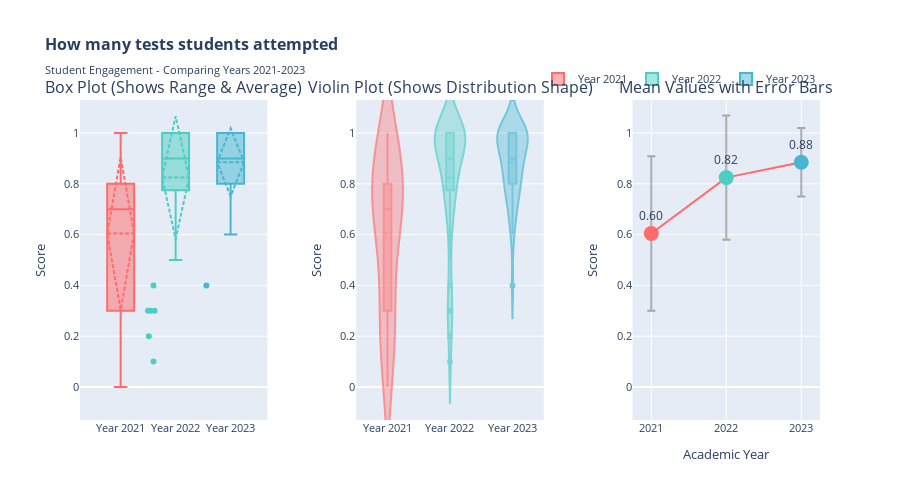
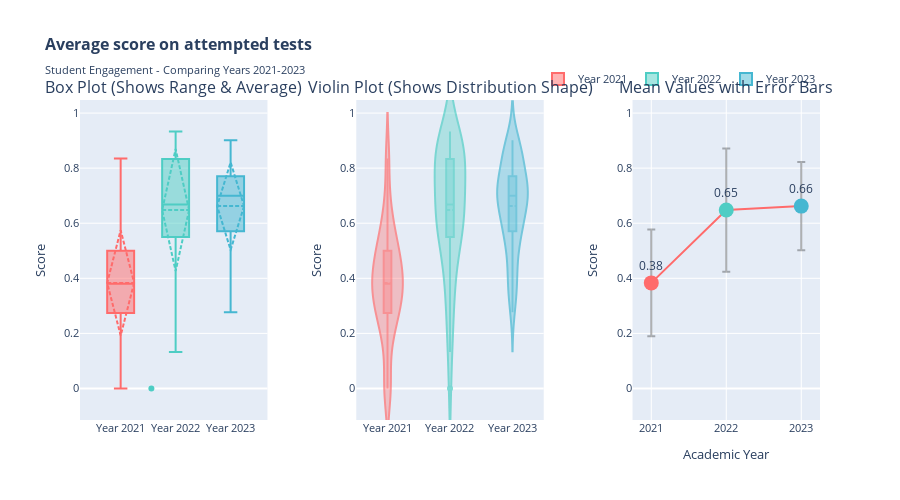
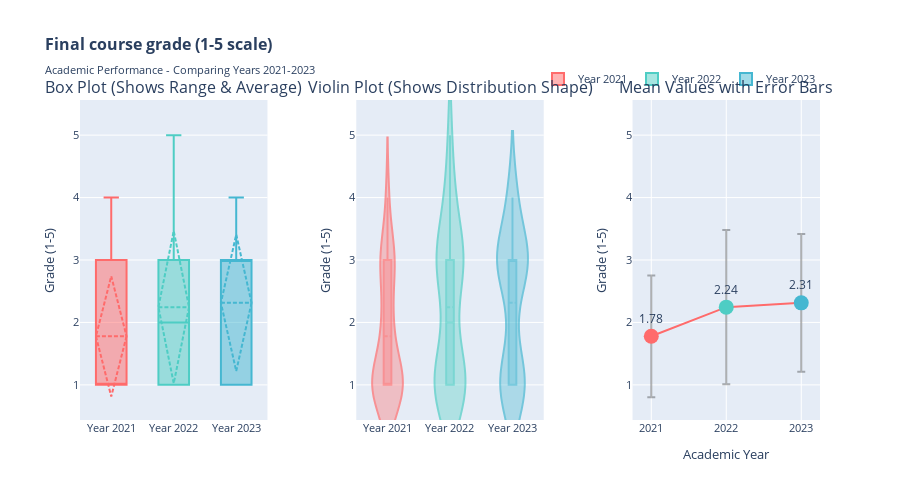
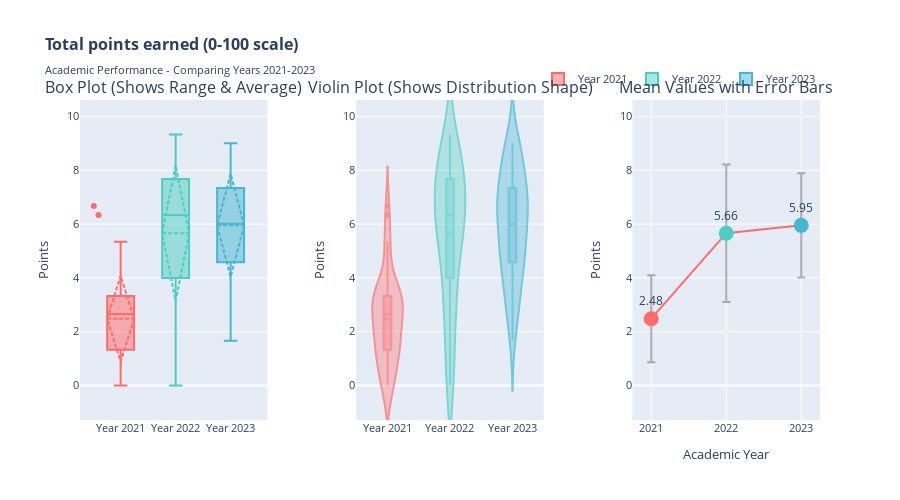

The notebook cell saved with these charts, in order:
### Markdown cell above
## 3. Visual Overview: How Did Performance Change Over Years?

Let's start with simple visualizations to see the trends before diving into statistical tests.

### Code cell
# Create comprehensive visualization of year-wise trends with improved clarity
def create_year_comparison_plots(df, variables_dict):
    """Create detailed plots comparing variables across years with layman-friendly design"""
    
    for category, variables in variables_dict.items():
        # Filter to available variables
        available_vars = [(var, desc) for var, desc in variables if var in df.columns]
        
        if not available_vars:
            continue
        
        # Create separate plots for each variable for better clarity
        for var_name, description in available_vars:
            years = sorted(df['academic_year'].unique())
            colors = ['#FF6B6B', '#4ECDC4', '#45B7D1']  # Different color for each year
            
            # Create a figure with better spacing
            fig = make_subplots(
                rows=1, cols=3,
                subplot_titles=[
                    "Box Plot (Shows Range & Average)",
                    "Violin Plot (Shows Distribution Shape)",
                    "Mean Values with Error Bars"
                ],
                horizontal_spacing=0.12
            )
            
            # Prepare data for all years
            year_data_dict = {}
            for year in years:
                year_data_dict[year] = df[df['academic_year'] == year][var_name].dropna()
            
            # 1. Box plots with clear labels
            for j, year in enumerate(years):
                year_data = year_data_dict[year]
                
                fig.add_trace(
                    go.Box(
                        y=year_data,
                        name=f"Year {year}",
                        boxmean='sd',  # Show mean and standard deviation
                        marker_color=colors[j],
                        boxpoints='outliers',  # Show only outliers
                        jitter=0.3,
                        pointpos=-1.8,
                        showlegend=True,
                        legendgroup=str(year),
                        hovertemplate=f"Year {year}<br>Value: %{{y:.2f}}<extra></extra>"
                    ),
                    row=1, col=1
                )
            
            # 2. Violin plots with better visibility
            for j, year in enumerate(years):
                year_data = year_data_dict[year]
                
                fig.add_trace(
                    go.Violin(
                        y=year_data,
                        name=f"Year {year}",
                        box_visible=True,
                        meanline_visible=True,
                        marker_color=colors[j],
                        opacity=0.7,
                        showlegend=False,
                        legendgroup=str(year),
                        hovertemplate=f"Year {year}<br>Value: %{{y:.2f}}<extra></extra>"
                    ),
                    row=1, col=2
                )
            
            # 3. Mean comparison with error bars
            means = []
            stds = []
            for year in years:
                year_data = year_data_dict[year]
                means.append(year_data.mean())
                stds.append(year_data.std())
            
            fig.add_trace(
                go.Scatter(
                    x=years,
                    y=means,
                    error_y=dict(
                        type='data',
                        array=stds,
                        visible=True,
                        color='rgba(0,0,0,0.3)'
                    ),
                    mode='lines+markers',
                    marker=dict(size=12, color='#FF6B6B'),
                    line=dict(width=2, color='#FF6B6B'),
                    name='Mean ± Std Dev',
                    showlegend=False,
                    hovertemplate="Year: %{x}<br>Mean: %{y:.2f}<br>Std: %{error_y.array:.2f}<extra></extra>"
                ),
                row=1, col=3
            )
            
            # Add individual year points for reference
            for j, year in enumerate(years):
                fig.add_trace(
                    go.Scatter(
                        x=[year],
                        y=[means[j]],
                        mode='markers+text',
                        marker=dict(size=15, color=colors[j]),
                        text=[f"{means[j]:.2f}"],
                        textposition="top center",
                        textfont=dict(size=12),
                        showlegend=False,
                        hovertemplate=f"Year {year}<br>Mean: {means[j]:.2f}<extra></extra>"
                    ),
                    row=1, col=3
                )
            
            # Update layout for clarity
            fig.update_layout(
                title={
                    'text': f"<b>{description}</b><br><sub>{category} - Comparing Years 2021-2023</sub>",
                    'font': {'size': 16}
                },
                height=500,
                showlegend=True,
                hovermode='closest',
                legend=dict(
                    orientation="h",
                    yanchor="bottom",
                    y=1.02,
                    xanchor="right",
                    x=1
                ),
                font=dict(size=11)
            )
            
            # Update axes labels with clear descriptions
            fig.update_xaxes(title_text="", row=1, col=1)
            fig.update_xaxes(title_text="", row=1, col=2)
            fig.update_xaxes(title_text="Academic Year", row=1, col=3)
            
            # Add consistent y-axis labels
            y_label = "Score"
            if "percentage" in var_name.lower():
                y_label = "Percentage (%)"
            elif "grade" in var_name.lower():
                y_label = "Grade (1-5)"
            elif "points" in var_name.lower():
                y_label = "Points"
                
            fig.update_yaxes(title_text=y_label, row=1, col=1)
            fig.update_yaxes(title_text=y_label, row=1, col=2)
            fig.update_yaxes(title_text=y_label, row=1, col=3)
            
            # Make sure all y-axes have the same range for easy comparison
            all_values = np.concatenate([year_data_dict[year].values for year in years])
            y_min = all_values.min() - (all_values.std() * 0.5)
            y_max = all_values.max() + (all_values.std() * 0.5)
            
            fig.update_yaxes(range=[y_min, y_max])
            
            fig.show()
            
            # Print clear summary statistics
            print(f"\n📊 {description}")
            print(f"Variable: {var_name}")
            print("-" * 60)
            
            # Create a clear summary table
            summary_data = []
            for year in years:
                year_data = year_data_dict[year]
                summary_data.append({
                    'Year': year,
                    'Count': len(year_data),
                    'Mean': f"{year_data.mean():.2f}",
                    'Median': f"{year_data.median():.2f}",
                    'Std Dev': f"{year_data.std():.2f}",
                    'Min': f"{year_data.min():.2f}",
                    'Max': f"{year_data.max():.2f}"
                })
            
            summary_df = pd.DataFrame(summary_data)
            print(summary_df.to_string(index=False))
            
            # Add trend interpretation
            first_mean = year_data_dict[years[0]].mean()
            last_mean = year_data_dict[years[-1]].mean()
            change = last_mean - first_mean
            pct_change = (change / first_mean * 100) if first_mean != 0 else 0
            
            print(f"\n📈 Trend: {years[0]} → {years[-1]}")
            if change > 0:
                print(f"   ↑ Increased by {change:.2f} ({pct_change:.1f}%)")
            elif change < 0:
                print(f"   ↓ Decreased by {abs(change):.2f} ({abs(pct_change):.1f}%)")
            else:
                print(f"   → No change")
            print()

# Create the visualizations
print("="*80)
print("📊 VISUAL ANALYSIS OF YEAR-WISE PERFORMANCE CHANGES")
print("="*80)
print("\nEach plot shows the same data in different ways:")
print("• Box Plot: Shows the median (middle line), quartiles (box), and outliers")
print("• Violin Plot: Shows how data is distributed (wider = more students at that score)")
print("• Mean Plot: Shows average trend over years with variability")
print("\nLet's examine each variable:\n")

create_year_comparison_plots(df, key_variables)

### Figure 1 — Plotly figure (JSON) as saved in the notebook; plotly's stock layout.template omitted (floating-point values rounded to 4 significant figures)
{"data": [{"boxmean": "sd", "boxpoints": "outliers", "hovertemplate": "Year 2021<br>Value: %{y:.2f}<extra></extra>", "jitter": 0.3, "legendgroup": "2021", "marker": {"color": "#FF6B6B"}, "name": "Year 2021", "pointpos": -1.8, "showlegend": true, "type": "box", "xaxis": "x", "y": [0.8, 0.6, 0.9, 0.5, 1.0, 0.8, 0.6, 0.2, 0.8, 0.3, 0.8, 0.8, 0.9, 0.0, 0.8, 0.4, 0.8, 0.5, 0.3, 0.7, 0.3, 0.7, 1.0, 0.6, 0.7, 0.3, 0.7, 0.2, 0.0, 0.2, 1.0, 0.8, 0.8, 1.0, 0.5, 1.0, 0.6, 0.1, 0.2, 0.7, 0.0, 0.6, 0.9, 0.8, 1.0], "yaxis": "y"}, {"boxmean": "sd", "boxpoints": "outliers", "hovertemplate": "Year 2022<br>Value: %{y:.2f}<extra></extra>", "jitter": 0.3, "legendgroup": "2022", "marker": {"color": "#4ECDC4"}, "name": "Year 2022", "pointpos": -1.8, "showlegend": true, "type": "box", "xaxis": "x", "y": [0.3, 1.0, 1.0, 1.0, 1.0, 0.7, 1.0, 1.0, 0.1, 1.0, 1.0, 1.0, 1.0, 1.0, 0.8, 1.0, 1.0, 0.3, 0.7, 1.0, 1.0, 0.9, 0.9, 1.0, 0.8, 0.9, 1.0, 0.8, 1.0, 1.0, 0.9, 0.8, 0.7, 1.0, 0.6, 0.3, 0.9, 0.5, 0.9, 0.9, 0.9, 1.0, 0.8, 1.0, 0.2, 0.7, 0.9, 0.4, 0.8], "yaxis": "y"}, {"boxmean": "sd", "boxpoints": "outliers", "hovertemplate": "Year 2023<br>Value: %{y:.2f}<extra></extra>", "jitter": 0.3, "legendgroup": "2023", "marker": {"color": "#45B7D1"}, "name": "Year 2023", "pointpos": -1.8, "showlegend": true, "type": "box", "xaxis": "x", "y": [0.8, 1.0, 1.0, 0.8, 1.0, 0.9, 0.9, 0.9, 0.9, 0.9, 0.7, 0.7, 0.9, 0.4, 1.0, 1.0, 0.9, 0.8, 1.0, 0.8, 0.9, 1.0, 1.0, 0.9, 0.8, 0.7, 0.8, 1.0, 0.8, 1.0, 1.0, 1.0, 0.7, 0.9, 1.0, 1.0, 1.0, 0.6, 0.8, 1.0, 1.0, 0.9, 0.8, 1.0, 0.7, 1.0, 0.8, 1.0, 1.0, 1.0, 0.6, 1.0, 0.9], "yaxis": "y"}, {"box": {"visible": true}, "hovertemplate": "Year 2021<br>Value: %{y:.2f}<extra></extra>", "legendgroup": "2021", "marker": {"color": "#FF6B6B"}, "meanline": {"visible": true}, "name": "Year 2021", "opacity": 0.7, "showlegend": false, "type": "violin", "xaxis": "x2", "y": [0.8, 0.6, 0.9, 0.5, 1.0, 0.8, 0.6, 0.2, 0.8, 0.3, 0.8, 0.8, 0.9, 0.0, 0.8, 0.4, 0.8, 0.5, 0.3, 0.7, 0.3, 0.7, 1.0, 0.6, 0.7, 0.3, 0.7, 0.2, 0.0, 0.2, 1.0, 0.8, 0.8, 1.0, 0.5, 1.0, 0.6, 0.1, 0.2, 0.7, 0.0, 0.6, 0.9, 0.8, 1.0], "yaxis": "y2"}, {"box": {"visible": true}, "hovertemplate": "Year 2022<br>Value: %{y:.2f}<extra></extra>", "legendgroup": "2022", "marker": {"color": "#4ECDC4"}, "meanline": {"visible": true}, "name": "Year 2022", "opacity": 0.7, "showlegend": false, "type": "violin", "xaxis": "x2", "y": [0.3, 1.0, 1.0, 1.0, 1.0, 0.7, 1.0, 1.0, 0.1, 1.0, 1.0, 1.0, 1.0, 1.0, 0.8, 1.0, 1.0, 0.3, 0.7, 1.0, 1.0, 0.9, 0.9, 1.0, 0.8, 0.9, 1.0, 0.8, 1.0, 1.0, 0.9, 0.8, 0.7, 1.0, 0.6, 0.3, 0.9, 0.5, 0.9, 0.9, 0.9, 1.0, 0.8, 1.0, 0.2, 0.7, 0.9, 0.4, 0.8], "yaxis": "y2"}, {"box": {"visible": true}, "hovertemplate": "Year 2023<br>Value: %{y:.2f}<extra></extra>", "legendgroup": "2023", "marker": {"color": "#45B7D1"}, "meanline": {"visible": true}, "name": "Year 2023", "opacity": 0.7, "showlegend": false, "type": "violin", "xaxis": "x2", "y": [0.8, 1.0, 1.0, 0.8, 1.0, 0.9, 0.9, 0.9, 0.9, 0.9, 0.7, 0.7, 0.9, 0.4, 1.0, 1.0, 0.9, 0.8, 1.0, 0.8, 0.9, 1.0, 1.0, 0.9, 0.8, 0.7, 0.8, 1.0, 0.8, 1.0, 1.0, 1.0, 0.7, 0.9, 1.0, 1.0, 1.0, 0.6, 0.8, 1.0, 1.0, 0.9, 0.8, 1.0, 0.7, 1.0, 0.8, 1.0, 1.0, 1.0, 0.6, 1.0, 0.9], "yaxis": "y2"}, {"error_y": {"array": [0.3045, 0.2445, 0.135], "color": "rgba(0,0,0,0.3)", "type": "data", "visible": true}, "hovertemplate": "Year: %{x}<br>Mean: %{y:.2f}<br>Std: %{error_y.array:.2f}<extra></extra>", "line": {"color": "#FF6B6B", "width": 2}, "marker": {"color": "#FF6B6B", "size": 12}, "mode": "lines+markers", "name": "Mean ± Std Dev", "showlegend": false, "type": "scatter", "x": [2021, 2022, 2023], "xaxis": "x3", "y": [0.6044, 0.8245, 0.8849], "yaxis": "y3"}, {"hovertemplate": "Year 2021<br>Mean: 0.60<extra></extra>", "marker": {"color": "#FF6B6B", "size": 15}, "mode": "markers+text", "showlegend": false, "text": ["0.60"], "textfont": {"size": 12}, "textposition": "top center", "type": "scatter", "x": [2021], "xaxis": "x3", "y": [0.6044], "yaxis": "y3"}, {"hovertemplate": "Year 2022<br>Mean: 0.82<extra></extra>", "marker": {"color": "#4ECDC4", "size": 15}, "mode": "markers+text", "showlegend": false, "text": ["0.82"], "textfont": {"size": 12}, "textposition": "top center", "type": "scatter", "x": [2022], "xaxis": "x3", "y": [0.8245], "yaxis": "y3"}, {"hovertemplate": "Year 2023<br>Mean: 0.88<extra></extra>", "marker": {"color": "#45B7D1", "size": 15}, "mode": "markers+text", "showlegend": false, "text": ["0.88"], "textfont": {"size": 12}, "textposition": "top center", "type": "scatter", "x": [2023], "xaxis": "x3", "y": [0.8849], "yaxis": "y3"}], "layout": {"annotations": [{"font": {"size": 16}, "showarrow": false, "text": "Box Plot (Shows Range & Average)", "x": 0.1267, "xanchor": "center", "xref": "paper", "y": 1, "yanchor": "bottom", "yref": "paper"}, {"font": {"size": 16}, "showarrow": false, "text": "Violin Plot (Shows Distribution Shape)", "x": 0.5, "xanchor": "center", "xref": "paper", "y": 1, "yanchor": "bottom", "yref": "paper"}, {"font": {"size": 16}, "showarrow": false, "text": "Mean Values with Error Bars", "x": 0.8733, "xanchor": "center", "xref": "paper", "y": 1, "yanchor": "bottom", "yref": "paper"}], "font": {"size": 11}, "height": 500, "hovermode": "closest", "legend": {"orientation": "h", "x": 1, "xanchor": "right", "y": 1.02, "yanchor": "bottom"}, "showlegend": true, "title": {"font": {"size": 16}, "text": "<b>How many tests students attempted</b><br><sub>Student Engagement - Comparing Years 2021-2023</sub>"}, "xaxis": {"anchor": "y", "domain": [0, 0.2533], "title": {"text": ""}}, "xaxis2": {"anchor": "y2", "domain": [0.3733, 0.6267], "title": {"text": ""}}, "xaxis3": {"anchor": "y3", "domain": [0.7467, 1], "title": {"text": "Academic Year"}}, "yaxis": {"anchor": "x", "domain": [0, 1], "range": [-0.1302, 1.13], "title": {"text": "Score"}}, "yaxis2": {"anchor": "x2", "domain": [0, 1], "range": [-0.1302, 1.13], "title": {"text": "Score"}}, "yaxis3": {"anchor": "x3", "domain": [0, 1], "range": [-0.1302, 1.13], "title": {"text": "Score"}}}}

### Figure 2 — Plotly figure (JSON) as saved in the notebook; plotly's stock layout.template omitted (floating-point values rounded to 4 significant figures)
{"data": [{"boxmean": "sd", "boxpoints": "outliers", "hovertemplate": "Year 2021<br>Value: %{y:.2f}<extra></extra>", "jitter": 0.3, "legendgroup": "2021", "marker": {"color": "#FF6B6B"}, "name": "Year 2021", "pointpos": -1.8, "showlegend": true, "type": "box", "xaxis": "x", "y": [0.4163, 0.2767, 0.1478, 0.264, 0.634, 0.4163, 0.3333, 0.5, 0.42, 0.6667, 0.4163, 0.2913, 0.4067, 0.0, 0.4163, 0.5, 0.3337, 0.2, 0.0, 0.4771, 0.3333, 0.2386, 0.533, 0.445, 0.4286, 0.3333, 0.5243, 0.835, 0.0, 0.165, 0.667, 0.375, 0.375, 0.534, 0.266, 0.5, 0.555, 0.33, 0.835, 0.38, 0.0, 0.5567, 0.37, 0.2913, 0.266], "yaxis": "y"}, {"boxmean": "sd", "boxpoints": "outliers", "hovertemplate": "Year 2022<br>Value: %{y:.2f}<extra></extra>", "jitter": 0.3, "legendgroup": "2022", "marker": {"color": "#4ECDC4"}, "name": "Year 2022", "pointpos": -1.8, "showlegend": true, "type": "box", "xaxis": "x", "y": [0.22, 0.8, 0.867, 0.768, 0.868, 0.5714, 0.9, 0.534, 0.33, 0.768, 0.734, 0.634, 0.634, 0.733, 0.7087, 0.668, 0.801, 0.89, 0.38, 0.568, 0.634, 0.8889, 0.5556, 0.834, 0.4175, 0.8522, 0.667, 0.9163, 0.833, 0.833, 0.3322, 0.75, 0.9043, 0.634, 0.4433, 0.22, 0.7056, 0.132, 0.5933, 0.5944, 0.7422, 0.933, 0.5, 0.9, 0.0, 0.9043, 0.4811, 0.5825, 0.585], "yaxis": "y"}, {"boxmean": "sd", "boxpoints": "outliers", "hovertemplate": "Year 2023<br>Value: %{y:.2f}<extra></extra>", "jitter": 0.3, "legendgroup": "2023", "marker": {"color": "#45B7D1"}, "name": "Year 2023", "pointpos": -1.8, "showlegend": true, "type": "box", "xaxis": "x", "y": [0.75, 0.868, 0.901, 0.4575, 0.867, 0.6678, 0.4822, 0.7422, 0.8156, 0.7422, 0.6186, 0.5714, 0.5178, 0.585, 0.733, 0.867, 0.8522, 0.375, 0.768, 0.7512, 0.7789, 0.834, 0.667, 0.6678, 0.5837, 0.7143, 0.71, 0.701, 0.4163, 0.7, 0.434, 0.9, 0.5714, 0.5922, 0.7, 0.668, 0.7, 0.7783, 0.3738, 0.867, 0.734, 0.3311, 0.6687, 0.567, 0.3329, 0.868, 0.6663, 0.734, 0.834, 0.669, 0.2767, 0.568, 0.5556], "yaxis": "y"}, {"box": {"visible": true}, "hovertemplate": "Year 2021<br>Value: %{y:.2f}<extra></extra>", "legendgroup": "2021", "marker": {"color": "#FF6B6B"}, "meanline": {"visible": true}, "name": "Year 2021", "opacity": 0.7, "showlegend": false, "type": "violin", "xaxis": "x2", "y": [0.4163, 0.2767, 0.1478, 0.264, 0.634, 0.4163, 0.3333, 0.5, 0.42, 0.6667, 0.4163, 0.2913, 0.4067, 0.0, 0.4163, 0.5, 0.3337, 0.2, 0.0, 0.4771, 0.3333, 0.2386, 0.533, 0.445, 0.4286, 0.3333, 0.5243, 0.835, 0.0, 0.165, 0.667, 0.375, 0.375, 0.534, 0.266, 0.5, 0.555, 0.33, 0.835, 0.38, 0.0, 0.5567, 0.37, 0.2913, 0.266], "yaxis": "y2"}, {"box": {"visible": true}, "hovertemplate": "Year 2022<br>Value: %{y:.2f}<extra></extra>", "legendgroup": "2022", "marker": {"color": "#4ECDC4"}, "meanline": {"visible": true}, "name": "Year 2022", "opacity": 0.7, "showlegend": false, "type": "violin", "xaxis": "x2", "y": [0.22, 0.8, 0.867, 0.768, 0.868, 0.5714, 0.9, 0.534, 0.33, 0.768, 0.734, 0.634, 0.634, 0.733, 0.7087, 0.668, 0.801, 0.89, 0.38, 0.568, 0.634, 0.8889, 0.5556, 0.834, 0.4175, 0.8522, 0.667, 0.9163, 0.833, 0.833, 0.3322, 0.75, 0.9043, 0.634, 0.4433, 0.22, 0.7056, 0.132, 0.5933, 0.5944, 0.7422, 0.933, 0.5, 0.9, 0.0, 0.9043, 0.4811, 0.5825, 0.585], "yaxis": "y2"}, {"box": {"visible": true}, "hovertemplate": "Year 2023<br>Value: %{y:.2f}<extra></extra>", "legendgroup": "2023", "marker": {"color": "#45B7D1"}, "meanline": {"visible": true}, "name": "Year 2023", "opacity": 0.7, "showlegend": false, "type": "violin", "xaxis": "x2", "y": [0.75, 0.868, 0.901, 0.4575, 0.867, 0.6678, 0.4822, 0.7422, 0.8156, 0.7422, 0.6186, 0.5714, 0.5178, 0.585, 0.733, 0.867, 0.8522, 0.375, 0.768, 0.7512, 0.7789, 0.834, 0.667, 0.6678, 0.5837, 0.7143, 0.71, 0.701, 0.4163, 0.7, 0.434, 0.9, 0.5714, 0.5922, 0.7, 0.668, 0.7, 0.7783, 0.3738, 0.867, 0.734, 0.3311, 0.6687, 0.567, 0.3329, 0.868, 0.6663, 0.734, 0.834, 0.669, 0.2767, 0.568, 0.5556], "yaxis": "y2"}, {"error_y": {"array": [0.1934, 0.2238, 0.1606], "color": "rgba(0,0,0,0.3)", "type": "data", "visible": true}, "hovertemplate": "Year: %{x}<br>Mean: %{y:.2f}<br>Std: %{error_y.array:.2f}<extra></extra>", "line": {"color": "#FF6B6B", "width": 2}, "marker": {"color": "#FF6B6B", "size": 12}, "mode": "lines+markers", "name": "Mean ± Std Dev", "showlegend": false, "type": "scatter", "x": [2021, 2022, 2023], "xaxis": "x3", "y": [0.3834, 0.6479, 0.6622], "yaxis": "y3"}, {"hovertemplate": "Year 2021<br>Mean: 0.38<extra></extra>", "marker": {"color": "#FF6B6B", "size": 15}, "mode": "markers+text", "showlegend": false, "text": ["0.38"], "textfont": {"size": 12}, "textposition": "top center", "type": "scatter", "x": [2021], "xaxis": "x3", "y": [0.3834], "yaxis": "y3"}, {"hovertemplate": "Year 2022<br>Mean: 0.65<extra></extra>", "marker": {"color": "#4ECDC4", "size": 15}, "mode": "markers+text", "showlegend": false, "text": ["0.65"], "textfont": {"size": 12}, "textposition": "top center", "type": "scatter", "x": [2022], "xaxis": "x3", "y": [0.6479], "yaxis": "y3"}, {"hovertemplate": "Year 2023<br>Mean: 0.66<extra></extra>", "marker": {"color": "#45B7D1", "size": 15}, "mode": "markers+text", "showlegend": false, "text": ["0.66"], "textfont": {"size": 12}, "textposition": "top center", "type": "scatter", "x": [2023], "xaxis": "x3", "y": [0.6622], "yaxis": "y3"}], "layout": {"annotations": [{"font": {"size": 16}, "showarrow": false, "text": "Box Plot (Shows Range & Average)", "x": 0.1267, "xanchor": "center", "xref": "paper", "y": 1, "yanchor": "bottom", "yref": "paper"}, {"font": {"size": 16}, "showarrow": false, "text": "Violin Plot (Shows Distribution Shape)", "x": 0.5, "xanchor": "center", "xref": "paper", "y": 1, "yanchor": "bottom", "yref": "paper"}, {"font": {"size": 16}, "showarrow": false, "text": "Mean Values with Error Bars", "x": 0.8733, "xanchor": "center", "xref": "paper", "y": 1, "yanchor": "bottom", "yref": "paper"}], "font": {"size": 11}, "height": 500, "hovermode": "closest", "legend": {"orientation": "h", "x": 1, "xanchor": "right", "y": 1.02, "yanchor": "bottom"}, "showlegend": true, "title": {"font": {"size": 16}, "text": "<b>Average score on attempted tests</b><br><sub>Student Engagement - Comparing Years 2021-2023</sub>"}, "xaxis": {"anchor": "y", "domain": [0, 0.2533], "title": {"text": ""}}, "xaxis2": {"anchor": "y2", "domain": [0.3733, 0.6267], "title": {"text": ""}}, "xaxis3": {"anchor": "y3", "domain": [0.7467, 1], "title": {"text": "Academic Year"}}, "yaxis": {"anchor": "x", "domain": [0, 1], "range": [-0.1145, 1.047], "title": {"text": "Score"}}, "yaxis2": {"anchor": "x2", "domain": [0, 1], "range": [-0.1145, 1.047], "title": {"text": "Score"}}, "yaxis3": {"anchor": "x3", "domain": [0, 1], "range": [-0.1145, 1.047], "title": {"text": "Score"}}}}

### Figure 3 — Plotly figure (JSON) as saved in the notebook; plotly's stock layout.template omitted (floating-point values rounded to 4 significant figures)
{"data": [{"boxmean": "sd", "boxpoints": "outliers", "hovertemplate": "Year 2021<br>Value: %{y:.2f}<extra></extra>", "jitter": 0.3, "legendgroup": "2021", "marker": {"color": "#FF6B6B"}, "name": "Year 2021", "pointpos": -1.8, "showlegend": true, "type": "box", "xaxis": "x", "y": [4.0, 1.0, 3.0, 1.0, 3.0, 3.0, 1.0, 1.0, 1.0, 1.0, 1.0, 3.0, 1.0, 1.0, 2.0, 1.0, 1.0, 2.0, 1.0, 2.0, 2.0, 3.0, 1.0, 3.0, 1.0, 1.0, 4.0, 1.0, 1.0, 3.0, 1.0, 3.0, 1.0, 1.0, 1.0, 3.0, 3.0, 1.0, 2.0, 1.0, 2.0, 2.0, 1.0, 1.0, 3.0], "yaxis": "y"}, {"boxmean": "sd", "boxpoints": "outliers", "hovertemplate": "Year 2022<br>Value: %{y:.2f}<extra></extra>", "jitter": 0.3, "legendgroup": "2022", "marker": {"color": "#4ECDC4"}, "name": "Year 2022", "pointpos": -1.8, "showlegend": true, "type": "box", "xaxis": "x", "y": [1.0, 3.0, 3.0, 3.0, 4.0, 2.0, 3.0, 3.0, 1.0, 1.0, 1.0, 3.0, 1.0, 4.0, 1.0, 1.0, 4.0, 1.0, 2.0, 1.0, 4.0, 3.0, 1.0, 4.0, 3.0, 3.0, 3.0, 3.0, 3.0, 3.0, 1.0, 1.0, 1.0, 1.0, 1.0, 1.0, 3.0, 2.0, 1.0, 3.0, 1.0, 5.0, 1.0, 5.0, 1.0, 3.0, 3.0, 1.0, 2.0], "yaxis": "y"}, {"boxmean": "sd", "boxpoints": "outliers", "hovertemplate": "Year 2023<br>Value: %{y:.2f}<extra></extra>", "jitter": 0.3, "legendgroup": "2023", "marker": {"color": "#45B7D1"}, "name": "Year 2023", "pointpos": -1.8, "showlegend": true, "type": "box", "xaxis": "x", "y": [4.0, 3.0, 3.0, 1.0, 3.0, 3.0, 1.0, 3.0, 3.0, 1.0, 1.0, 1.0, 2.0, 4.0, 3.0, 3.0, 1.0, 1.0, 4.0, 3.0, 1.0, 1.0, 3.0, 1.0, 3.0, 3.0, 3.0, 4.0, 1.0, 3.0, 1.0, 2.0, 2.0, 1.0, 3.0, 3.0, 1.0, 4.0, 3.0, 3.0, 1.0, 3.0, 1.0, 3.0, 3.0, 3.0, 4.0, 1.0, 1.0, 1.0, 3.0], "yaxis": "y"}, {"box": {"visible": true}, "hovertemplate": "Year 2021<br>Value: %{y:.2f}<extra></extra>", "legendgroup": "2021", "marker": {"color": "#FF6B6B"}, "meanline": {"visible": true}, "name": "Year 2021", "opacity": 0.7, "showlegend": false, "type": "violin", "xaxis": "x2", "y": [4.0, 1.0, 3.0, 1.0, 3.0, 3.0, 1.0, 1.0, 1.0, 1.0, 1.0, 3.0, 1.0, 1.0, 2.0, 1.0, 1.0, 2.0, 1.0, 2.0, 2.0, 3.0, 1.0, 3.0, 1.0, 1.0, 4.0, 1.0, 1.0, 3.0, 1.0, 3.0, 1.0, 1.0, 1.0, 3.0, 3.0, 1.0, 2.0, 1.0, 2.0, 2.0, 1.0, 1.0, 3.0], "yaxis": "y2"}, {"box": {"visible": true}, "hovertemplate": "Year 2022<br>Value: %{y:.2f}<extra></extra>", "legendgroup": "2022", "marker": {"color": "#4ECDC4"}, "meanline": {"visible": true}, "name": "Year 2022", "opacity": 0.7, "showlegend": false, "type": "violin", "xaxis": "x2", "y": [1.0, 3.0, 3.0, 3.0, 4.0, 2.0, 3.0, 3.0, 1.0, 1.0, 1.0, 3.0, 1.0, 4.0, 1.0, 1.0, 4.0, 1.0, 2.0, 1.0, 4.0, 3.0, 1.0, 4.0, 3.0, 3.0, 3.0, 3.0, 3.0, 3.0, 1.0, 1.0, 1.0, 1.0, 1.0, 1.0, 3.0, 2.0, 1.0, 3.0, 1.0, 5.0, 1.0, 5.0, 1.0, 3.0, 3.0, 1.0, 2.0], "yaxis": "y2"}, {"box": {"visible": true}, "hovertemplate": "Year 2023<br>Value: %{y:.2f}<extra></extra>", "legendgroup": "2023", "marker": {"color": "#45B7D1"}, "meanline": {"visible": true}, "name": "Year 2023", "opacity": 0.7, "showlegend": false, "type": "violin", "xaxis": "x2", "y": [4.0, 3.0, 3.0, 1.0, 3.0, 3.0, 1.0, 3.0, 3.0, 1.0, 1.0, 1.0, 2.0, 4.0, 3.0, 3.0, 1.0, 1.0, 4.0, 3.0, 1.0, 1.0, 3.0, 1.0, 3.0, 3.0, 3.0, 4.0, 1.0, 3.0, 1.0, 2.0, 2.0, 1.0, 3.0, 3.0, 1.0, 4.0, 3.0, 3.0, 1.0, 3.0, 1.0, 3.0, 3.0, 3.0, 4.0, 1.0, 1.0, 1.0, 3.0], "yaxis": "y2"}, {"error_y": {"array": [0.9744, 1.234, 1.104], "color": "rgba(0,0,0,0.3)", "type": "data", "visible": true}, "hovertemplate": "Year: %{x}<br>Mean: %{y:.2f}<br>Std: %{error_y.array:.2f}<extra></extra>", "line": {"color": "#FF6B6B", "width": 2}, "marker": {"color": "#FF6B6B", "size": 12}, "mode": "lines+markers", "name": "Mean ± Std Dev", "showlegend": false, "type": "scatter", "x": [2021, 2022, 2023], "xaxis": "x3", "y": [1.778, 2.245, 2.314], "yaxis": "y3"}, {"hovertemplate": "Year 2021<br>Mean: 1.78<extra></extra>", "marker": {"color": "#FF6B6B", "size": 15}, "mode": "markers+text", "showlegend": false, "text": ["1.78"], "textfont": {"size": 12}, "textposition": "top center", "type": "scatter", "x": [2021], "xaxis": "x3", "y": [1.778], "yaxis": "y3"}, {"hovertemplate": "Year 2022<br>Mean: 2.24<extra></extra>", "marker": {"color": "#4ECDC4", "size": 15}, "mode": "markers+text", "showlegend": false, "text": ["2.24"], "textfont": {"size": 12}, "textposition": "top center", "type": "scatter", "x": [2022], "xaxis": "x3", "y": [2.245], "yaxis": "y3"}, {"hovertemplate": "Year 2023<br>Mean: 2.31<extra></extra>", "marker": {"color": "#45B7D1", "size": 15}, "mode": "markers+text", "showlegend": false, "text": ["2.31"], "textfont": {"size": 12}, "textposition": "top center", "type": "scatter", "x": [2023], "xaxis": "x3", "y": [2.314], "yaxis": "y3"}], "layout": {"annotations": [{"font": {"size": 16}, "showarrow": false, "text": "Box Plot (Shows Range & Average)", "x": 0.1267, "xanchor": "center", "xref": "paper", "y": 1, "yanchor": "bottom", "yref": "paper"}, {"font": {"size": 16}, "showarrow": false, "text": "Violin Plot (Shows Distribution Shape)", "x": 0.5, "xanchor": "center", "xref": "paper", "y": 1, "yanchor": "bottom", "yref": "paper"}, {"font": {"size": 16}, "showarrow": false, "text": "Mean Values with Error Bars", "x": 0.8733, "xanchor": "center", "xref": "paper", "y": 1, "yanchor": "bottom", "yref": "paper"}], "font": {"size": 11}, "height": 500, "hovermode": "closest", "legend": {"orientation": "h", "x": 1, "xanchor": "right", "y": 1.02, "yanchor": "bottom"}, "showlegend": true, "title": {"font": {"size": 16}, "text": "<b>Final course grade (1-5 scale)</b><br><sub>Academic Performance - Comparing Years 2021-2023</sub>"}, "xaxis": {"anchor": "y", "domain": [0, 0.2533], "title": {"text": ""}}, "xaxis2": {"anchor": "y2", "domain": [0.3733, 0.6267], "title": {"text": ""}}, "xaxis3": {"anchor": "y3", "domain": [0.7467, 1], "title": {"text": "Academic Year"}}, "yaxis": {"anchor": "x", "domain": [0, 1], "range": [0.4371, 5.563], "title": {"text": "Grade (1-5)"}}, "yaxis2": {"anchor": "x2", "domain": [0, 1], "range": [0.4371, 5.563], "title": {"text": "Grade (1-5)"}}, "yaxis3": {"anchor": "x3", "domain": [0, 1], "range": [0.4371, 5.563], "title": {"text": "Grade (1-5)"}}}}

### Figure 4 — Plotly figure (JSON) as saved in the notebook; plotly's stock layout.template omitted (floating-point values rounded to 4 significant figures)
{"data": [{"boxmean": "sd", "boxpoints": "outliers", "hovertemplate": "Year 2021<br>Value: %{y:.2f}<extra></extra>", "jitter": 0.3, "legendgroup": "2021", "marker": {"color": "#FF6B6B"}, "name": "Year 2021", "pointpos": -1.8, "showlegend": true, "type": "box", "xaxis": "x", "y": [3.33, 1.66, 1.33, 1.32, 6.34, 3.33, 2.0, 1.0, 3.36, 2.0, 3.33, 2.33, 3.66, 0.0, 3.33, 2.0, 2.67, 1.0, 0.0, 3.34, 1.0, 1.67, 5.33, 2.67, 3.0, 1.0, 3.67, 1.67, 0.0, 0.33, 6.67, 3.0, 3.0, 5.34, 1.33, 5.0, 3.33, 0.33, 1.67, 2.66, 0.0, 3.34, 3.33, 2.33, 2.66], "yaxis": "y"}, {"boxmean": "sd", "boxpoints": "outliers", "hovertemplate": "Year 2022<br>Value: %{y:.2f}<extra></extra>", "jitter": 0.3, "legendgroup": "2022", "marker": {"color": "#4ECDC4"}, "name": "Year 2022", "pointpos": -1.8, "showlegend": true, "type": "box", "xaxis": "x", "y": [0.66, 8.0, 8.67, 7.68, 8.68, 4.0, 9.0, 5.34, 0.33, 7.68, 7.34, 6.34, 6.34, 7.33, 5.67, 6.68, 8.01, 2.67, 2.66, 5.68, 6.34, 8.0, 5.0, 8.34, 3.34, 7.67, 6.67, 7.33, 8.33, 8.33, 2.99, 6.0, 6.33, 6.34, 2.66, 0.66, 6.35, 0.66, 5.34, 5.35, 6.68, 9.33, 4.0, 9.0, 0.0, 6.33, 4.33, 2.33, 4.68], "yaxis": "y"}, {"boxmean": "sd", "boxpoints": "outliers", "hovertemplate": "Year 2023<br>Value: %{y:.2f}<extra></extra>", "jitter": 0.3, "legendgroup": "2023", "marker": {"color": "#45B7D1"}, "name": "Year 2023", "pointpos": -1.8, "showlegend": true, "type": "box", "xaxis": "x", "y": [6.0, 8.68, 9.01, 3.66, 8.67, 6.01, 4.34, 6.68, 7.34, 6.68, 4.33, 4.0, 4.66, 2.34, 7.33, 8.67, 7.67, 3.0, 7.68, 6.01, 7.01, 8.34, 6.67, 6.01, 4.67, 5.0, 5.68, 7.01, 3.33, 7.0, 4.34, 9.0, 4.0, 5.33, 7.0, 6.68, 7.0, 4.67, 2.99, 8.67, 7.34, 2.98, 5.35, 5.67, 2.33, 8.68, 5.33, 7.34, 8.34, 6.69, 1.66, 5.68, 5.0], "yaxis": "y"}, {"box": {"visible": true}, "hovertemplate": "Year 2021<br>Value: %{y:.2f}<extra></extra>", "legendgroup": "2021", "marker": {"color": "#FF6B6B"}, "meanline": {"visible": true}, "name": "Year 2021", "opacity": 0.7, "showlegend": false, "type": "violin", "xaxis": "x2", "y": [3.33, 1.66, 1.33, 1.32, 6.34, 3.33, 2.0, 1.0, 3.36, 2.0, 3.33, 2.33, 3.66, 0.0, 3.33, 2.0, 2.67, 1.0, 0.0, 3.34, 1.0, 1.67, 5.33, 2.67, 3.0, 1.0, 3.67, 1.67, 0.0, 0.33, 6.67, 3.0, 3.0, 5.34, 1.33, 5.0, 3.33, 0.33, 1.67, 2.66, 0.0, 3.34, 3.33, 2.33, 2.66], "yaxis": "y2"}, {"box": {"visible": true}, "hovertemplate": "Year 2022<br>Value: %{y:.2f}<extra></extra>", "legendgroup": "2022", "marker": {"color": "#4ECDC4"}, "meanline": {"visible": true}, "name": "Year 2022", "opacity": 0.7, "showlegend": false, "type": "violin", "xaxis": "x2", "y": [0.66, 8.0, 8.67, 7.68, 8.68, 4.0, 9.0, 5.34, 0.33, 7.68, 7.34, 6.34, 6.34, 7.33, 5.67, 6.68, 8.01, 2.67, 2.66, 5.68, 6.34, 8.0, 5.0, 8.34, 3.34, 7.67, 6.67, 7.33, 8.33, 8.33, 2.99, 6.0, 6.33, 6.34, 2.66, 0.66, 6.35, 0.66, 5.34, 5.35, 6.68, 9.33, 4.0, 9.0, 0.0, 6.33, 4.33, 2.33, 4.68], "yaxis": "y2"}, {"box": {"visible": true}, "hovertemplate": "Year 2023<br>Value: %{y:.2f}<extra></extra>", "legendgroup": "2023", "marker": {"color": "#45B7D1"}, "meanline": {"visible": true}, "name": "Year 2023", "opacity": 0.7, "showlegend": false, "type": "violin", "xaxis": "x2", "y": [6.0, 8.68, 9.01, 3.66, 8.67, 6.01, 4.34, 6.68, 7.34, 6.68, 4.33, 4.0, 4.66, 2.34, 7.33, 8.67, 7.67, 3.0, 7.68, 6.01, 7.01, 8.34, 6.67, 6.01, 4.67, 5.0, 5.68, 7.01, 3.33, 7.0, 4.34, 9.0, 4.0, 5.33, 7.0, 6.68, 7.0, 4.67, 2.99, 8.67, 7.34, 2.98, 5.35, 5.67, 2.33, 8.68, 5.33, 7.34, 8.34, 6.69, 1.66, 5.68, 5.0], "yaxis": "y2"}, {"error_y": {"array": [1.62, 2.557, 1.939], "color": "rgba(0,0,0,0.3)", "type": "data", "visible": true}, "hovertemplate": "Year: %{x}<br>Mean: %{y:.2f}<br>Std: %{error_y.array:.2f}<extra></extra>", "line": {"color": "#FF6B6B", "width": 2}, "marker": {"color": "#FF6B6B", "size": 12}, "mode": "lines+markers", "name": "Mean ± Std Dev", "showlegend": false, "type": "scatter", "x": [2021, 2022, 2023], "xaxis": "x3", "y": [2.481, 5.663, 5.954], "yaxis": "y3"}, {"hovertemplate": "Year 2021<br>Mean: 2.48<extra></extra>", "marker": {"color": "#FF6B6B", "size": 15}, "mode": "markers+text", "showlegend": false, "text": ["2.48"], "textfont": {"size": 12}, "textposition": "top center", "type": "scatter", "x": [2021], "xaxis": "x3", "y": [2.481], "yaxis": "y3"}, {"hovertemplate": "Year 2022<br>Mean: 5.66<extra></extra>", "marker": {"color": "#4ECDC4", "size": 15}, "mode": "markers+text", "showlegend": false, "text": ["5.66"], "textfont": {"size": 12}, "textposition": "top center", "type": "scatter", "x": [2022], "xaxis": "x3", "y": [5.663], "yaxis": "y3"}, {"hovertemplate": "Year 2023<br>Mean: 5.95<extra></extra>", "marker": {"color": "#45B7D1", "size": 15}, "mode": "markers+text", "showlegend": false, "text": ["5.95"], "textfont": {"size": 12}, "textposition": "top center", "type": "scatter", "x": [2023], "xaxis": "x3", "y": [5.954], "yaxis": "y3"}], "layout": {"annotations": [{"font": {"size": 16}, "showarrow": false, "text": "Box Plot (Shows Range & Average)", "x": 0.1267, "xanchor": "center", "xref": "paper", "y": 1, "yanchor": "bottom", "yref": "paper"}, {"font": {"size": 16}, "showarrow": false, "text": "Violin Plot (Shows Distribution Shape)", "x": 0.5, "xanchor": "center", "xref": "paper", "y": 1, "yanchor": "bottom", "yref": "paper"}, {"font": {"size": 16}, "showarrow": false, "text": "Mean Values with Error Bars", "x": 0.8733, "xanchor": "center", "xref": "paper", "y": 1, "yanchor": "bottom", "yref": "paper"}], "font": {"size": 11}, "height": 500, "hovermode": "closest", "legend": {"orientation": "h", "x": 1, "xanchor": "right", "y": 1.02, "yanchor": "bottom"}, "showlegend": true, "title": {"font": {"size": 16}, "text": "<b>Total points earned (0-100 scale)</b><br><sub>Academic Performance - Comparing Years 2021-2023</sub>"}, "xaxis": {"anchor": "y", "domain": [0, 0.2533], "title": {"text": ""}}, "xaxis2": {"anchor": "y2", "domain": [0.3733, 0.6267], "title": {"text": ""}}, "xaxis3": {"anchor": "y3", "domain": [0.7467, 1], "title": {"text": "Academic Year"}}, "yaxis": {"anchor": "x", "domain": [0, 1], "range": [-1.287, 10.62], "title": {"text": "Points"}}, "yaxis2": {"anchor": "x2", "domain": [0, 1], "range": [-1.287, 10.62], "title": {"text": "Points"}}, "yaxis3": {"anchor": "x3", "domain": [0, 1], "range": [-1.287, 10.62], "title": {"text": "Points"}}}}
